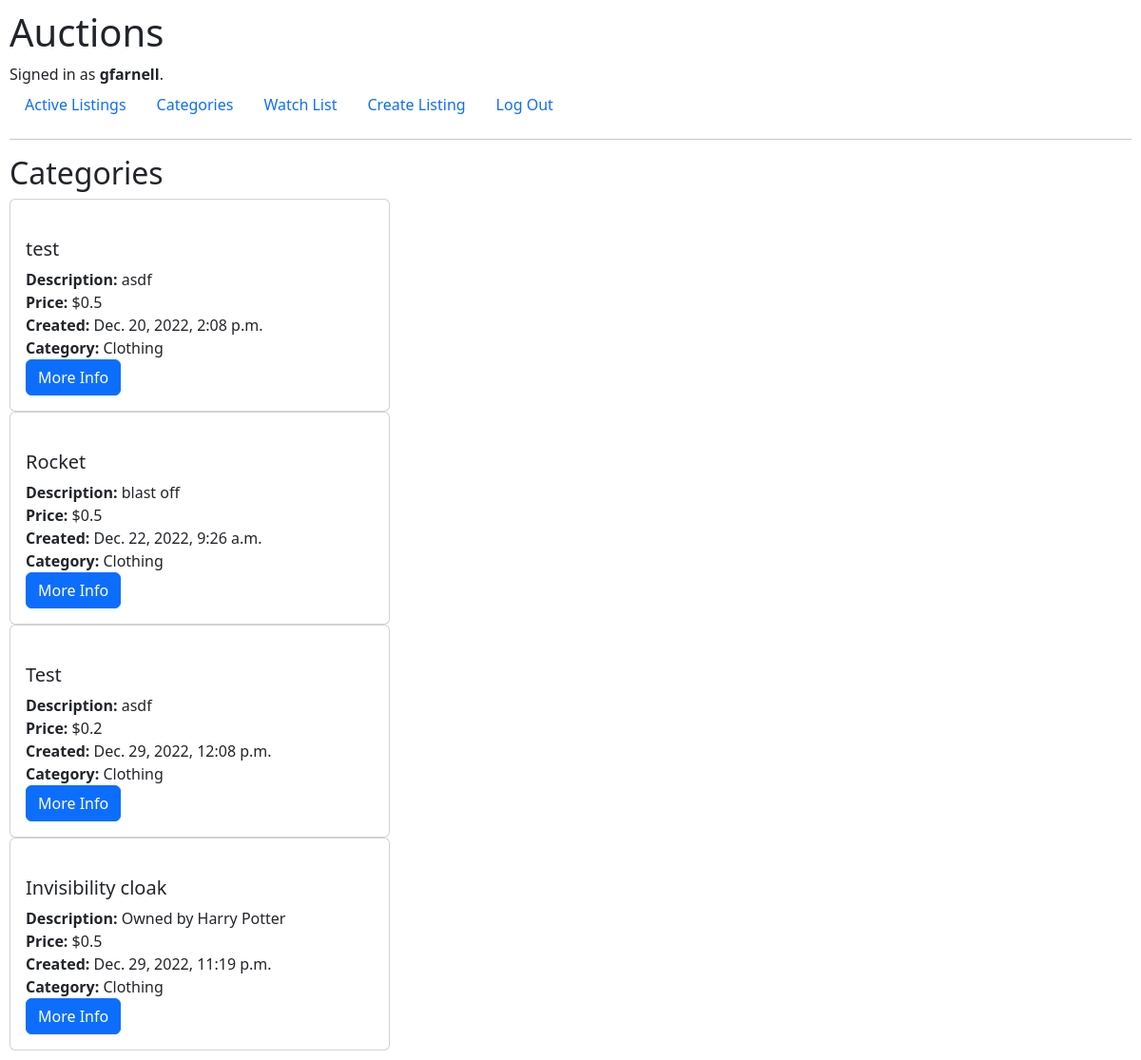
Page /category/Clothing (signed in) on the earlier database version.
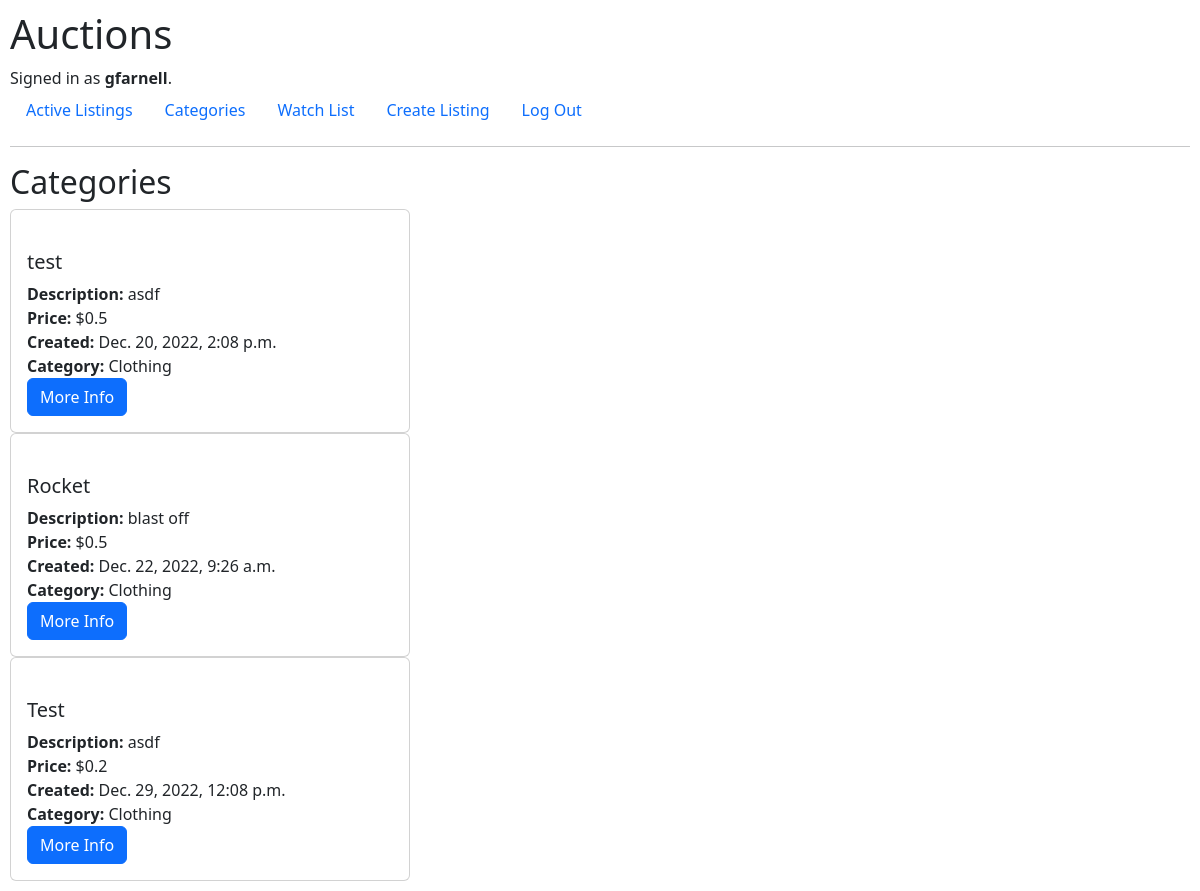
Same page on the later database version.
### auctions/models.py (models this page shows, shortened)
class User(AbstractUser):
    pass

class Listings(models.Model):
    creator = models.ForeignKey(
        User, on_delete=models.PROTECT, related_name="get_creator_listings", blank=False)
    buyer = models.ForeignKey(
        User, blank=True, null=True, on_delete=models.PROTECT, related_name="get_buyer_listings")
    currentHighestBidder = models.ForeignKey(
        User, blank=True, null=True, on_delete=models.PROTECT, related_name="get_current_highest_bidder")
    watchers = models.ManyToManyField(
        User, blank=True, related_name="get_watched_listings")
    title = models.CharField(max_length=64)
    description = models.CharField(max_length=300)
    startingBid = models.FloatField(max_length=64)
    createdDate = models.DateTimeField(auto_now_add=True)
    active = models.BooleanField(default=True)
    url = models.CharField(max_length=128, blank=True)
    category = models.CharField(max_length=64, choices=category_choices, default="No Category")

### auctions/views.py (the view)
# urls.py: path("category/<str:category>", views.displayCategoryListings, name="displayCategoryListings")
@login_required
def displayCategoryListings(request, category):
    listings = Listings.objects.all()
    return render(request, "auctions/categoryListing.html", {"listings": listings, "category": category})

### auctions/templates/auctions/categoryListing.html (shortened to what this page needs)
{% extends "auctions/layout.html" %}
{% load static %}
{% block body %}
<h2>Categories</h2>
{% for listing in listings %}
{% if listing.active == True %}
{% if listing.category == category %}
<div id="container_card">
    <div class="card">
        <a href="{% url 'listings' listing.id %}" class="card-link">
        </a>
        <div class="card-body">
            <ul class="list-group list-group-flush">
                <li>
                    <h5>{{ listing.title}}</h5>
                </li>
                <li><b>Description:</b> {{ listing.description}}</li>
                <li><b>Price:</b> ${{ listing.startingBid}}</li>
                <li><b>Created:</b> {{ listing.createdDate}}</li>
                <li><b>Category:</b> {{ listing.category}}</li>
                <li><a class="btn btn-primary" href="{% url 'listings' listing.id %}">More Info</a></li>
            </ul>
        </div>
    </div>
</div>
{% endif %}
{% endif %}
{% endfor %}
{% endblock %}

### auctions/templates/auctions/layout.html (shortened to what this page needs)
{% load static %}
<!DOCTYPE html>
<html lang="en">
<head>
<link href="https://cdn.jsdelivr.net/npm/bootstrap@5.2.3/dist/css/bootstrap.min.css" rel="stylesheet">
<link href="{% static 'static/styles.css' %}" rel="stylesheet" type="text/css">
</head>
<body>
    <h1>Auctions</h1>
    <div>
        {% if user.is_authenticated %}
        Signed in as <strong>{{ user.username }}</strong>.
        {% else %}
        Not signed in.
        {% endif %}
    </div>
    <ul class="nav">
        {% if user.is_authenticated %}
        <li class="nav-item">
            <a class="nav-link" href="{% url 'activeListings' %}">Active Listings</a>
        </li>
        <li class="nav-item">
            <a class="nav-link" href="{% url 'categories' %}">Categories</a>
        </li>
        <li class="nav-item">
            <a class="nav-link" href="{% url 'displayWatchlist' %}">Watch List</a>
        </li>
        <li class="nav-item">
            <a class="nav-link" href="{% url 'createlisting' %}">Create Listing</a>
        </li>
        <li class="nav-item">
            <a class="nav-link" href="{% url 'logout' %}">Log Out</a>
        </li>
        {% endif %}
    </ul>
    <hr>
    {% block body %}
    {% endblock %}
</body>
</html>

### auctions/static/static/styles.css (style rules this page uses)
body { padding: 10px; }
ul { list-style: none; padding-left: 0px; }
a { text-decoration: none; }
#container_card { width: 25rem; }

Differences in the rows shown:
no longer on this page (row edited): Listings: title "Invisibility cloak", description "Owned by Harry Potter", startingBid "0.5", createdDate "Dec. 29, 2022, 11:19 p.m.", category "Clothing"
